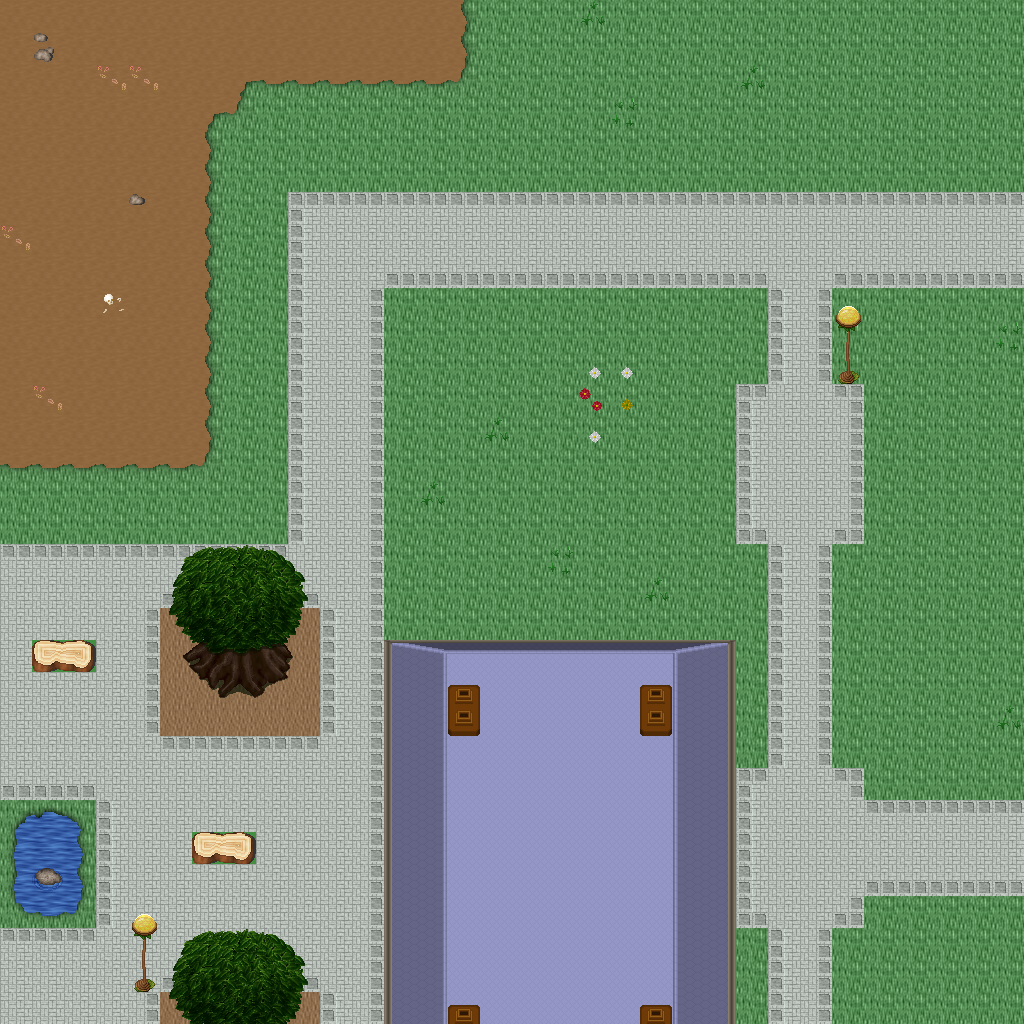

This is a level from a 2D game, rendered from its Tiled map with the project's own tilesets. A one-line summary and the map file follow, with tile-layer data summarised:
An orthogonal 32x32 tile map with 32x32 px tiles, 5 tile layers (Ground, Objects, Objects2, Above, ...), 1 hidden layer not drawn, 53 tilesets.

<map version="1.10" tiledversion="1.11.0" orientation="orthogonal" renderorder="right-down" width="32" height="32" tilewidth="32" tileheight="32" infinite="0" nextlayerid="11" nextobjectid="1">
 <tileset firstgid="1" name="ground_ground" tilewidth="32" tileheight="32" tilecount="33" columns="3">
  <image source="../drawable/ground_ground.png" width="96" height="352" />
 </tileset>
 <tileset firstgid="34" name="building_castle" tilewidth="32" tileheight="32" tilecount="320" columns="20">
  <image source="../drawable/building_castle.png" width="640" height="512" />
 </tileset>
 <tileset firstgid="354" name="ground_square_patch" tilewidth="32" tileheight="32" tilecount="9" columns="3">
  <image source="../drawable/ground_square_patch.png" width="96" height="96" />
 </tileset>
 <tileset firstgid="363" name="building_decoration_banner" tilewidth="32" tileheight="32" tilecount="12" columns="1">
  <image source="../drawable/building_decoration_banner.png" width="32" height="384" />
 </tileset>
 <tileset firstgid="375" name="ground_water_pool" tilewidth="32" tileheight="32" tilecount="72" columns="3">
  <image source="../drawable/ground_water_pool.png" width="96" height="768" />
 </tileset>
 <tileset firstgid="447" name="building_wall_wall_brown" tilewidth="32" tileheight="32" tilecount="12" columns="3">
  <image source="../drawable/building_wall_wall_brown.png" width="96" height="128" />
 </tileset>
 <tileset firstgid="459" name="plant_grasses" tilewidth="32" tileheight="32" tilecount="6" columns="3">
  <image source="../drawable/plant_grasses.png" width="96" height="64" />
 </tileset>
 <tileset firstgid="465" name="plant_flower_daisy_white" tilewidth="32" tileheight="32" tilecount="8" columns="2">
  <image source="../drawable/plant_flower_daisy_white.png" width="64" height="128" />
 </tileset>
 <tileset firstgid="473" name="plant_tree_tree_darkgreen" tilewidth="32" tileheight="32" tilecount="88" columns="8">
  <image source="../drawable/plant_tree_tree_darkgreen.png" width="256" height="352" />
 </tileset>
 <tileset firstgid="561" name="plant_flower_daisy_red" tilewidth="32" tileheight="32" tilecount="8" columns="2">
  <image source="../drawable/plant_flower_daisy_red.png" width="64" height="128" />
 </tileset>
 <tileset firstgid="569" name="ground_grass_edges" tilewidth="32" tileheight="32" tilecount="36" columns="12">
  <image source="../drawable/ground_grass_edges.png" width="384" height="96" />
 </tileset>
 <tileset firstgid="605" name="ground_grass_corners" tilewidth="32" tileheight="32" tilecount="24" columns="6">
  <image source="../drawable/ground_grass_corners.png" width="192" height="128" />
 </tileset>
 <tileset firstgid="629" name="plant_bush_hedge" tilewidth="32" tileheight="32" tilecount="35" columns="5">
  <image source="../drawable/plant_bush_hedge.png" width="160" height="224" />
 </tileset>
 <tileset firstgid="664" name="ground_rock_pebbles" tilewidth="32" tileheight="32" tilecount="3" columns="1">
  <image source="../drawable/ground_rock_pebbles.png" width="32" height="96" />
 </tileset>
 <tileset firstgid="667" name="plant_bush_bushes" tilewidth="32" tileheight="32" tilecount="10" columns="5">
  <image source="../drawable/plant_bush_bushes.png" width="160" height="64" />
 </tileset>
 <tileset firstgid="677" name="building_roof_red" tilewidth="32" tileheight="32" tilecount="20" columns="5">
  <image source="../drawable/building_roof_red.png" width="160" height="128" />
 </tileset>
 <tileset firstgid="697" name="plant_flower_daisy_yellow" tilewidth="32" tileheight="32" tilecount="8" columns="2">
  <image source="../drawable/plant_flower_daisy_yellow.png" width="64" height="128" />
 </tileset>
 <tileset firstgid="705" name="plant_leaves" tilewidth="32" tileheight="32" tilecount="8" columns="4">
  <image source="../drawable/plant_leaves.png" width="128" height="64" />
 </tileset>
 <tileset firstgid="713" name="item_corpse_skull_pale" tilewidth="32" tileheight="32" tilecount="2" columns="2">
  <image source="../drawable/item_corpse_skull_pale.png" width="64" height="32" />
 </tileset>
 <tileset firstgid="715" name="building_roof_blue" tilewidth="32" tileheight="32" tilecount="20" columns="5">
  <image source="../drawable/building_roof_blue.png" width="160" height="128" />
 </tileset>
 <tileset firstgid="735" name="plant_cactus" tilewidth="32" tileheight="32" tilecount="2" columns="1">
  <image source="../drawable/plant_cactus.png" width="32" height="64" />
 </tileset>
 <tileset firstgid="737" name="plant_flower_daisy_blue" tilewidth="32" tileheight="32" tilecount="8" columns="2">
  <image source="../drawable/plant_flower_daisy_blue.png" width="64" height="128" />
 </tileset>
 <tileset firstgid="745" name="plant_stump_stump_brown" tilewidth="32" tileheight="32" tilecount="4" columns="2">
  <image source="../drawable/plant_stump_stump_brown.png" width="64" height="64" />
 </tileset>
 <tileset firstgid="749" name="plant_stump_rectangular" tilewidth="32" tileheight="32" tilecount="4" columns="2">
  <image source="../drawable/plant_stump_rectangular.png" width="64" height="64" />
 </tileset>
 <tileset firstgid="753" name="furniture_carpet_border" tilewidth="32" tileheight="32" tilecount="12" columns="3">
  <image source="../drawable/furniture_carpet_border.png" width="96" height="128" />
 </tileset>
 <tileset firstgid="765" name="ground_pothole" tilewidth="32" tileheight="32" tilecount="4" columns="4">
  <image source="../drawable/ground_pothole.png" width="128" height="32" />
 </tileset>
 <tileset firstgid="769" name="furniture_carpet_carpets" tilewidth="32" tileheight="32" tilecount="8" columns="4">
  <image source="../drawable/furniture_carpet_carpets.png" width="128" height="64" />
 </tileset>
 <tileset firstgid="777" name="building_roof_yellow" tilewidth="32" tileheight="32" tilecount="20" columns="5">
  <image source="../drawable/building_roof_yellow.png" width="160" height="128" />
 </tileset>
 <tileset firstgid="797" name="plant_stump_stump_green" tilewidth="32" tileheight="32" tilecount="4" columns="2">
  <image source="../drawable/plant_stump_stump_green.png" width="64" height="64" />
 </tileset>
 <tileset firstgid="801" name="item_pot_pot_golden_centred" tilewidth="32" tileheight="32" tilecount="3" columns="3">
  <image source="../drawable/item_pot_pot_golden_centred.png" width="96" height="32" />
 </tileset>
 <tileset firstgid="804" name="building_roof_green" tilewidth="32" tileheight="32" tilecount="20" columns="5">
  <image source="../drawable/building_roof_green.png" width="160" height="128" />
 </tileset>
 <tileset firstgid="824" name="item_statue_fairypool" tilewidth="32" tileheight="32" tilecount="16" columns="2">
  <image source="../drawable/item_statue_fairypool.png" width="64" height="256" />
 </tileset>
 <tileset firstgid="840" name="building_window_window_left" tilewidth="32" tileheight="32" tilecount="2" columns="2">
  <image source="../drawable/building_window_window_left.png" width="64" height="32" />
 </tileset>
 <tileset firstgid="842" name="building_window_window_long" tilewidth="32" tileheight="32" tilecount="3" columns="3">
  <image source="../drawable/building_window_window_long.png" width="96" height="32" />
 </tileset>
 <tileset firstgid="845" name="building_door_door_n" tilewidth="32" tileheight="32" tilecount="6" columns="3">
  <image source="../drawable/building_door_door_n.png" width="96" height="64" />
 </tileset>
 <tileset firstgid="851" name="item_postbox" tilewidth="32" tileheight="32" tilecount="4" columns="2">
  <image source="../drawable/item_postbox.png" width="64" height="64" />
 </tileset>
 <tileset firstgid="855" name="building_window_window_right" tilewidth="32" tileheight="32" tilecount="2" columns="2">
  <image source="../drawable/building_window_window_right.png" width="64" height="32" />
 </tileset>
 <tileset firstgid="857" name="building_decoration_blue_circle" tilewidth="32" tileheight="32" tilecount="4" columns="2">
  <image source="../drawable/building_decoration_blue_circle.png" width="64" height="64" />
 </tileset>
 <tileset firstgid="861" name="plant_indoor_flower_baskets" tilewidth="32" tileheight="32" tilecount="3" columns="1">
  <image source="../drawable/plant_indoor_flower_baskets.png" width="32" height="96" />
 </tileset>
 <tileset firstgid="864" name="building_decoration_chimney_big" tilewidth="32" tileheight="32" tilecount="2" columns="1">
  <image source="../drawable/building_decoration_chimney_big.png" width="32" height="64" />
 </tileset>
 <tileset firstgid="866" name="building_decoration_banner_long" tilewidth="32" tileheight="32" tilecount="3" columns="3">
  <image source="../drawable/building_decoration_banner_long.png" width="96" height="32" />
 </tileset>
 <tileset firstgid="869" name="building_decoration_chimney" tilewidth="32" tileheight="32" tilecount="2" columns="1">
  <image source="../drawable/building_decoration_chimney.png" width="32" height="64" />
 </tileset>
 <tileset firstgid="871" name="building_decoration_longhorn_skull" tilewidth="32" tileheight="32" tilecount="6" columns="3">
  <image source="../drawable/building_decoration_longhorn_skull.png" width="96" height="64" />
 </tileset>
 <tileset firstgid="877" name="building_decoration_library_banner" tilewidth="32" tileheight="32" tilecount="6" columns="3">
  <image source="../drawable/building_decoration_library_banner.png" width="96" height="64" />
 </tileset>
 <tileset firstgid="883" name="logic_creature_elf" tilewidth="32" tileheight="32" tilecount="16" columns="8">
  <image source="../drawable/logic_creature_elf.png" width="256" height="64" />
 </tileset>
 <tileset firstgid="899" name="logic_portal" tilewidth="32" tileheight="32" tilecount="24" columns="8">
  <image source="../drawable/logic_portal.png" width="256" height="96" />
 </tileset>
 <tileset firstgid="923" name="logic_collision" tilewidth="32" tileheight="32" tilecount="1" columns="1">
  <image source="../drawable/logic_collision.png" width="32" height="32" />
 </tileset>
 <tileset firstgid="924" name="ground_green_paving" tilewidth="32" tileheight="32" tilecount="18" columns="3">
  <image source="../drawable/ground_green_paving.png" width="96" height="192" />
 </tileset>
 <tileset firstgid="942" name="light_door_light" tilewidth="32" tileheight="32" tilecount="12" columns="3">
  <image source="../drawable/light_door_light.png" width="96" height="128" />
 </tileset>
 <tileset firstgid="954" name="furniture_light_roots_lamp" tilewidth="32" tileheight="32" tilecount="6" columns="2">
  <image source="../drawable/furniture_light_roots_lamp.png" width="64" height="96" />
 </tileset>
 <tileset firstgid="960" name="light_dim_yellow_light_7x5" tilewidth="32" tileheight="32" tilecount="35" columns="7">
  <image source="../drawable/light_dim_yellow_light_7x5.png" width="224" height="160" />
 </tileset>
 <tileset firstgid="995" name="light_yellow_light_5x5" tilewidth="32" tileheight="32" tilecount="25" columns="5">
  <image source="../drawable/light_yellow_light_5x5.png" width="160" height="160" />
 </tileset>
 <tileset firstgid="1020" name="building_decoration_shop_banners" tilewidth="32" tileheight="32" tilecount="8" columns="8">
  <image source="../drawable/building_decoration_shop_banners.png" width="256" height="32" />
 </tileset>
 <layer id="1" name="Ground" width="32" height="32">
  <data>[1024 cells, 1024 non-empty, 13 distinct tile ids]</data>
 </layer>
 <layer id="2" name="Objects" width="32" height="32">
  <data>[1024 cells, 369 non-empty, 39 distinct tile ids]</data>
 </layer>
 <layer id="3" name="Objects2" width="32" height="32">
  <data>[1024 cells, 65 non-empty, 5 distinct tile ids]</data>
 </layer>
 <layer id="4" name="Above" width="32" height="32">
  <data>[1024 cells, 106 non-empty, 30 distinct tile ids]</data>
 </layer>
 <layer id="5" name="Above2" width="32" height="32">
  <data>[1024 cells, 6 non-empty, 2 distinct tile ids]</data>
 </layer>
 <layer id="6" name="Walkable" width="32" height="32" visible="0">
  <data>[1024 cells, 100 non-empty, 1 distinct tile ids]</data>
 </layer>
 <objectgroup id="7" name="Mapevents" />
 <objectgroup id="8" name="Spawn" />
 <objectgroup id="9" name="Keys" />
 <objectgroup id="10" name="Replace" />
</map>
